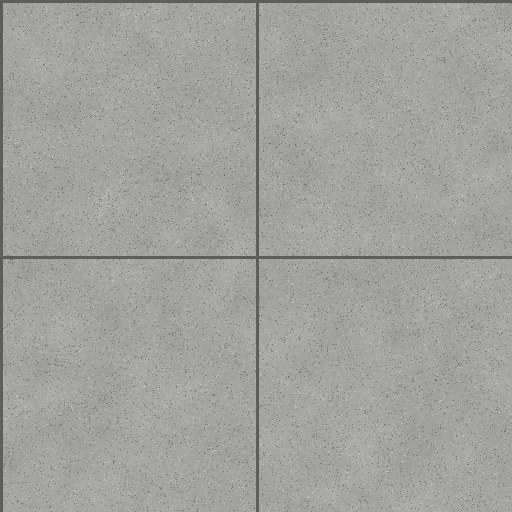
#> input picture data/ground_cache/dry/tex/concrete_panel.jpg, 512 x 512 px
$ python compare.py ../../../data/ground_cache/dry/tex/concrete_panel.jpg ../../../data/ground_cache/dry/tex/granite_step.jpg out.png ../../../data/ground_cache/dry/tex/granite_step.jpg ../../../data/ground_cache/dry/tex/granite_step.jpg
#> lines starting #> are read from the running program, lines starting #| are printed output that depends on the picture
"""Foto | Rendering nebeneinander (gleiche Hoehe) mit Beschriftung.
Aufruf: python -I compare.py <foto> <render> <out.png> [titel_links] [titel_rechts]"""
import sys
from PIL import Image, ImageDraw

a = Image.open(sys.argv[1]).convert('RGB'); b = Image.open(sys.argv[2]).convert('RGB')
#> further down, a is the input picture: PIL image 512x512 RGB; mean R, G, B 161.3, 162.3, 157.3
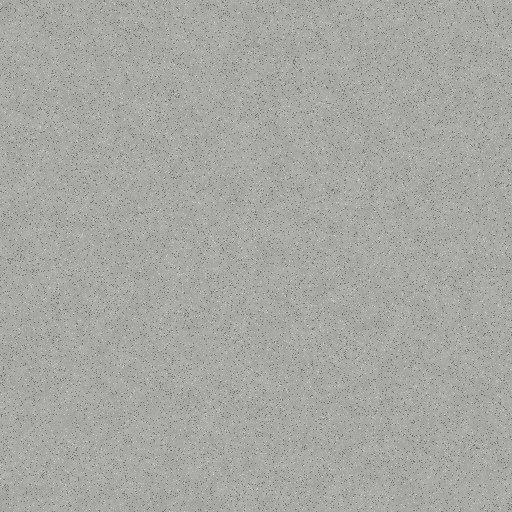
#> input picture data/ground_cache/dry/tex/granite_step.jpg, 512 x 512 px
#> further down, b is the input picture: PIL image 512x512 RGB; mean R, G, B 166.7, 167.7, 162.7
H = 900
a = a.resize((int(a.width * H / a.height), H), Image.LANCZOS); b = b.resize((int(b.width * H / b.height), H), Image.LANCZOS)
out = Image.new('RGB', (a.width + b.width + 12, H + 44), (20, 20, 20))
#> out: PIL image 1812x944 RGB; every value is 20
out.paste(a, (0, 44)); out.paste(b, (a.width + 12, 44))
#> after `out.paste(a, (0, 44))`:
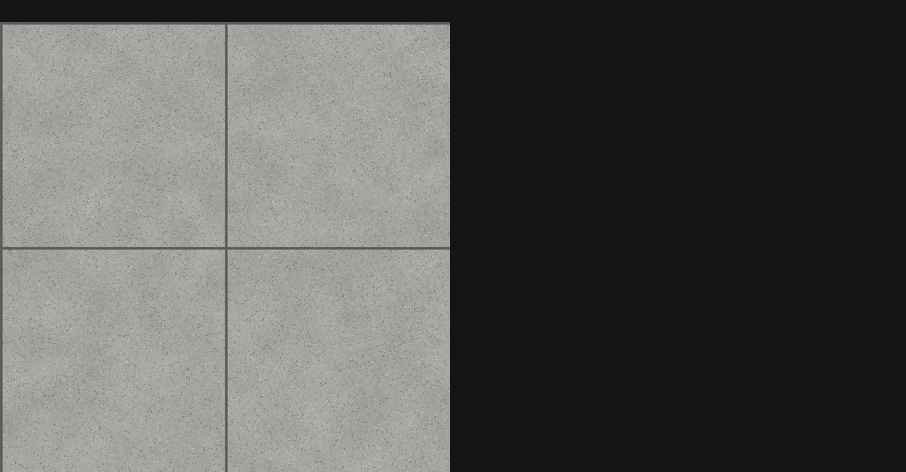
#> out: PIL image 1812x944 RGB (shown at 1/2 size); mean R, G, B 86.9, 87.4, 85
#> after `out.paste(b, (a.width + 12, 44))`:
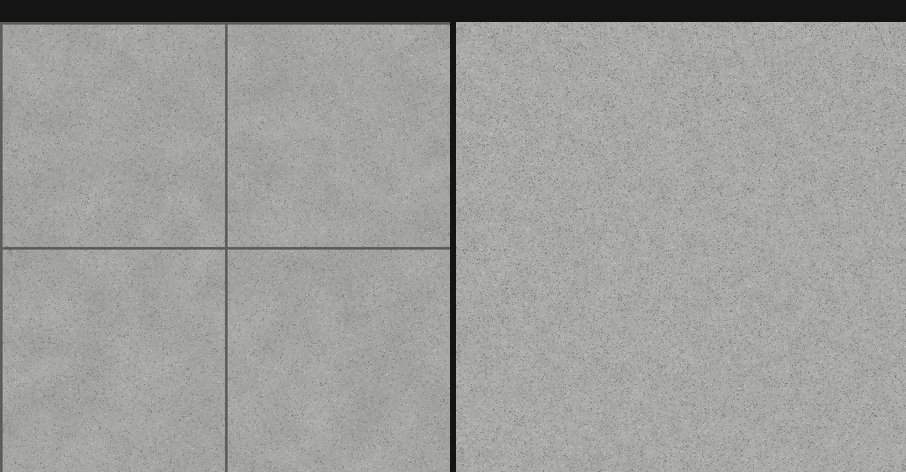
#> out: PIL image 1812x944 RGB (shown at 1/2 size); mean R, G, B 156.4, 157.3, 152.6
d = ImageDraw.Draw(out)
d.text((10, 14), sys.argv[4] if len(sys.argv) > 4 else 'Foto', fill=(240, 240, 240))
d.text((a.width + 22, 14), sys.argv[5] if len(sys.argv) > 5 else 'Modell', fill=(240, 240, 240))
out.save(sys.argv[3])
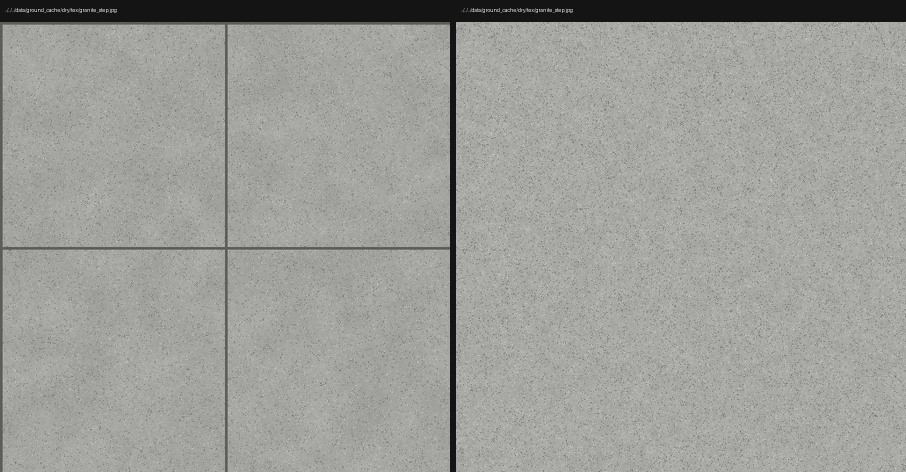
#> saved as out.png: PIL image 1812x944 RGB (shown at 1/2 size); mean R, G, B 156.5, 157.4, 152.7
print('wrote', sys.argv[3], out.size)
#| wrote out.png (1812, 944)
